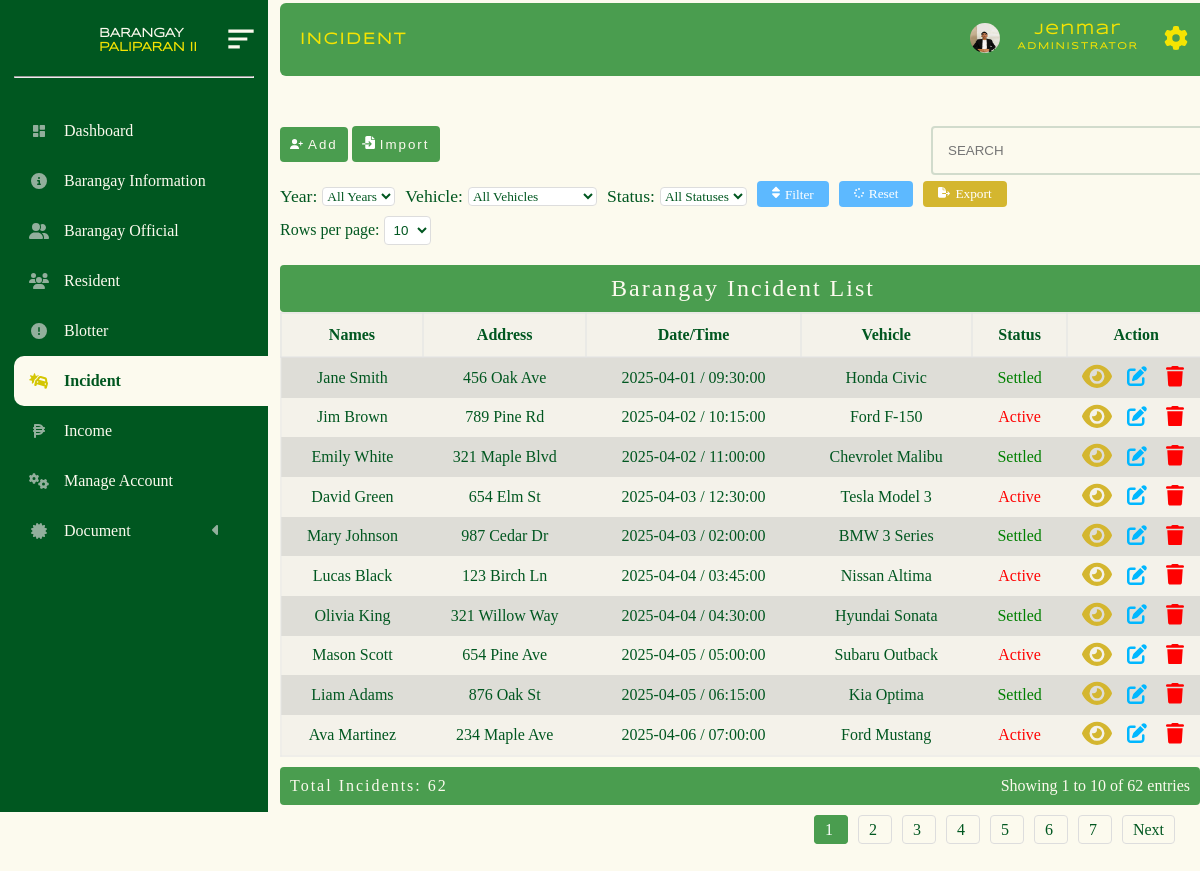
Screenshot of /administrator/admin_panel/incident.php (signed in) with the database file from the repository.
### tables this page shows
CREATE TABLE `barangay_incident` (
  `id` bigint(20) NOT NULL,
  `date` date NOT NULL,
  `time` time NOT NULL,
  `name_involve` varchar(200) NOT NULL,
  `address` varchar(200) NOT NULL,
  `vehicle` varchar(200) NOT NULL,
  `license` varchar(200) NOT NULL,
  `plate_no` varchar(200) NOT NULL,
  `cause_incident` varchar(200) NOT NULL,
  `status` varchar(200) NOT NULL
);

### administrator/admin_panel/incident_folder/incident.php (the view, shortened to what this page needs)
<!DOCTYPE html>
<html lang="en">
<head>
</head>
<body>
<?php
require("../../database/conn_db.php");
$name_filter = isset($_GET['name_filter']) ? $_GET['name_filter'] : '';
$year_filter = isset($_GET['year_filter']) ? $_GET['year_filter'] : '';
$status_filter = isset($_GET['status_filter']) ? $_GET['status_filter'] : '';
$vehicle_filter = isset($_GET['vehicle_filter']) ? $_GET['vehicle_filter'] : '';
$page = isset($_GET['page']) ? max(1, (int)$_GET['page']) : 1;
$limit = isset($_GET['limit']) ? max(1, (int)$_GET['limit']) : 10;
$offset = ($page - 1) * $limit;
$whereClause = [];
$params = [];
$types = '';
$whereSQL = !empty($whereClause) ? 'WHERE ' . implode(' AND ', $whereClause) : '';
$countQuery = "SELECT COUNT(*) AS total FROM barangay_incident $whereSQL";
$countStmt = $conn->prepare($countQuery);
$countStmt->execute();
$countResult = $countStmt->get_result();
$totalRows = $countResult->fetch_assoc()['total'];
$totalPages = max(1, ceil($totalRows / $limit));
$startRow = ($page - 1) * $limit + 1;
$endRow = min($page * $limit, $totalRows);
$sql = "SELECT * FROM barangay_incident $whereSQL ORDER BY id DESC LIMIT ? OFFSET ?";
$stmt = $conn->prepare($sql);
if (!empty($params)) {
    $params[] = $limit;
    $params[] = $offset;
    $types .= 'ii';
    $stmt->bind_param($types, ...$params);
} else {
    $stmt->bind_param('ii', $limit, $offset);
}
$stmt->execute();
$result = $stmt->get_result();
if ($result->num_rows > 0) {?>
    <div class="limit-selector">
        <form method="GET" action="" class="filter-form">
            <div class="filter-group">
                <label for="year_filter">Year:</label>
                <select name="year_filter" id="year_filter">
                    <option value="">All Years</option>
                </select>
            </div>
            <div class="filter-group">
                <label for="vehicle_filter">Vehicle:</label>
                <select name="vehicle_filter" id="vehicle_filter">
                    <option value="">All Vehicles</option>
                </select>
            </div>
            <div class="filter-group">
                <label for="status_filter">Status:</label>
                <select name="status_filter" id="status_filter">
                    <option value="">All Statuses</option>
                </select>
            </div>
            <button type="submit" class="filter-btn">Filter</button>
            <button type="button" class="reset-btn" onclick="window.location.href='?page=1&limit=<?php echo $limit; ?>'">Reset</button>
            <button type="button" class="export-btn" id="export-btn">Export</button>
        </form>
        <form method="GET" action="">
            <label for="limit">Rows per page:</label>
            <select name="limit" id="limit" onchange="this.form.submit()">
                <option value="10" <?php if ($limit == 10) echo 'selected'; ?>>10</option>
            </select>
        </form>
    </div>
    <table>
        <caption>Barangay Incident List</caption>
        <tr>
            <th>Names</th>
            <th>Address</th>
            <th>Date/Time</th>
            <th>Vehicle</th>
            <th>Status</th>
            <th>Action</th>
        </tr>
        <?php
        while ($row = $result->fetch_assoc()) {
            $date = $row ["date"];
            $time = $row ["time"];
            $name_involve = $row ["name_involve"];
            $address = $row ["address"];
            $vehicle = $row ["vehicle"];
            $status = $row ["status"];
        ?>
            <tr class="table_hover">
                <td><?php echo $name_involve ?></td>
                <td><?php echo $address ?></td>
                <td><?php echo $date . " / " . $time ?></td>
                <td><?php echo $vehicle ?></td>
                <td><?php
                    if($status == "Active"){
                        echo "<p style='color:red;'>Active</p>";
                    }elseif($status == "Settled"){
                        echo "<p style='color:green;'>Settled</p>";
                    }
                    elseif($status == "Schedule"){
                        echo "<p style='color:orange;'>Schedule</p>";
                    }
                ?></td>
                <td>
                    <div id="form_up_del_official">
                        <button id="view_resident_btn" class="view_btn" data-id=<?php echo $row["id"] ?>>
                        </button>
                        <button id="update_official_btn" class="update_btn" data-id=<?php echo $row["id"] ?>>
                        </button>
                        <button id="delete_official_btn" class="delete_btn_blotter" data-id=<?php echo $row["id"] ?>>
                        </button>
                    </div>
                </td>
            </tr>
        <?php } ?>
    </table>
    <div class="table-footer">
        <div class="total-count">Total Incidents: <?php echo $totalRows; ?></div>
        <div class="pagination-info">
            Showing <?php echo $startRow; ?> to <?php echo $endRow; ?> of <?php echo $totalRows; ?> entries
        </div>
    </div>
    <div class="pagination">
        <?php for ($i = 1; $i <= $totalPages; $i++): ?>
            <a href="?page=<?php echo $i; ?>&limit=<?php echo $limit; ?>&name_filter=<?php echo urlencode($name_filter); ?>&year_filter=<?php echo urlencode($year_filter); ?>&status_filter=<?php echo urlencode($status_filter); ?>&vehicle_filter=<?php echo urlencode($vehicle_filter); ?>"
               class="<?php echo $i == $page ? 'active' : ''; ?>">
                <?php echo $i; ?>
            </a>
        <?php endfor; ?>
        <?php if ($page < $totalPages): ?>
            <a href="?page=<?php echo $page + 1; ?>&limit=<?php echo $limit; ?>&name_filter=<?php echo urlencode($name_filter); ?>&year_filter=<?php echo urlencode($year_filter); ?>&status_filter=<?php echo urlencode($status_filter); ?>&vehicle_filter=<?php echo urlencode($vehicle_filter); ?>">Next</a>
        <?php endif; ?>
    </div>
<?php
}
?>
        <?php include("update_temp.php");?>
        <?php include('view_temp.php')?>
</body>
</html>

### administrator/admin_panel/style.css/mian.stylecss.css (style rules this page uses)
* { margin: 0px; padding: 0px; box-sizing: content-box; list-style-type: none ; }
html { scroll-behavior: smooth; }
:root { --bg-color: #FCFAEE; --2nd-bg-color:#4A9D4f; --sub-bg-color: #005720 ; --1st-text-color: #005720 ; --2nd-text-color: rgb(53, 53, 53); --3rd-text-color: #FCFAEE; --btn-color: #F5E402; --other-color :rgb(0, 183, 255); }
body { background-color: var(--bg-color); position: relative; min-height: 100%; width: 100%; overflow: scroll; overflow-x: hidden; }

### administrator/admin_panel/style.css/brgy_incident.css (style rules this page uses)
* { margin: 0px; padding: 0px; box-sizing: content-box; list-style-type: none ; }
:root { --bg-color: #FCFAEE; --2nd-bg-color:#4A9D4f; --sub-bg-color: #005720 ; --1st-text-color: #005720 ; --2nd-text-color: rgb(53, 53, 53); --3rd-text-color: #FCFAEE; --btn-color: #d4b62f; --other-color :rgb(0, 183, 255); }
body { background-color: var(--bg-color); background-repeat: no-repeat; background-size: cover; }
table { border: 2px solid rgba(228, 228, 228, 0.39); margin-left: 0px; margin-top: 10px; background-color: rgba(226, 226, 226, 0.322); width: 77vw; border-collapse: collapse; transition: all 0.5s ease; border-radius:4px; font-family: "sub_text"; color: var(--1st-text-color); }
table td { padding: 5px; text-align: center; }
table th { border: 2px solid rgba(226, 226, 226, 0.562); padding: 12px; }
table tr:nth-child(even) { background-color: #a7a5a548; }
caption { font-size: 2vw; letter-spacing: 2px; background-color: var(--2nd-bg-color); padding-bottom: 10px; padding-top: 10px; color: var(--bg-color); border-radius: 4px; }
.pagination { margin: 0px 0; float: right; margin-right: 0px; padding-bottom: 60px; margin-left: 20px; }
.pagination a { margin: 0 5px; padding: 5px 10px; text-decoration: none; color: var(--1st-text-color); border: 1px solid #ddd; border-radius: 4px; line-height: 50px; }
.pagination a.active { background-color: var(--2nd-bg-color); color: white; border: 1px solid var(--2nd-bg-color); }
.limit-selector { margin-top:20px; margin-left: 0px; color: #005720; font-family: "sub_text"; transition: all 0.5s ease; }
.limit-selector label { font-size: 1rem; }
.limit-selector select { padding: 5px; border-radius: 4px; border: 1px solid #ddd; width: max-content; color: #005720; height: max-content; background-color: white; margin-top: 0px; }
#form_up_del_official { display: flex; justify-content:space-evenly ; align-items: center; }
#update_official_btn { color: var(--bg-color); cursor: pointer; padding: 3px 5px 3px 5px; background-color: transparent; border-radius: 4px; font-size: 0.9rem; outline: none; border: none; }
#update_official_btn svg { width: 20px; fill: var(--other-color); }
#delete_official_btn { color: var(--bg-color); cursor: pointer; padding: 3px 5px 3px 5px; background-color: transparent; border-radius: 4px; border: 1px solid rgb(197, 197, 197); outline: none; border: none; font-size: 0.9rem; }
#delete_official_btn svg { width: 18px; fill: red; }
#view_resident_btn { color: var(--bg-color); cursor: pointer; background-color:transparent; border-radius: 4px; border: 1px solid rgb(197, 197, 197); outline: none; border: none; font-size: 0.9rem; width: 30px; }
#view_resident_btn svg { fill: #d4b62f; }

### administrator/admin_panel/incident_folder/brgy_incident_upd.css (style rules this page uses)
* { margin: 0px; padding: 0px; box-sizing: content-box; list-style-type: none ; }
html { scroll-behavior: smooth; }
:root { --bg-color:#FCFAEE; --2nd-bg-color:#4A9D4f; --sub-bg-color: #005720 ; --1st-text-color: #005720 ; --2nd-text-color: rgb(53, 53, 53); --3rd-text-color: #FCFAEE; --btn-color: #F5E402; --other-color :rgb(0, 183, 255); }
body { background-color: var(--bg-color); background-repeat: no-repeat; background-size: cover; }
form { padding: 0px; }
form input, select { width: 210px; height: 20px; padding: 5px 5px 5px 10px; margin-top: 0px ; margin-bottom: 10px; border-radius: 4px; border: none; color: #4A9D4f; border: 1px solid #005720; }
form label { font-size: 1.2rem; font-family: "sub_text"; color: #005720; }

### administrator/admin_panel/incident_folder/import_temp.php (style rules this page uses)
* { margin: 0px; padding: 0px; box-sizing: content-box; list-style-type: none; }
:root { --bg-color: #FCFAEE; --2nd-bg-color: #4A9D4f; --sub-bg-color: #005720; --1st-text-color: #005720; --2nd-text-color: rgb(53, 53, 53); --3rd-text-color: #FCFAEE; --btn-color: #d4b62f; --other-color: rgb(0, 183, 255); }

### rows the page displays
barangay_incident: name_involve "Jane Smith", address "456 Oak Ave", date "2025-04-01", time "09:30:00", vehicle "Honda Civic", status "Settled"
barangay_incident: name_involve "Jim Brown", address "789 Pine Rd", date "2025-04-02", time "10:15:00", vehicle "Ford F-150", status "Active"
barangay_incident: name_involve "Emily White", address "321 Maple Blvd", date "2025-04-02", time "11:00:00", vehicle "Chevrolet Malibu", status "Settled"
barangay_incident: name_involve "David Green", address "654 Elm St", date "2025-04-03", time "12:30:00", vehicle "Tesla Model 3", status "Active"
barangay_incident: name_involve "Mary Johnson", address "987 Cedar Dr", date "2025-04-03", time "02:00:00", vehicle "BMW 3 Series", status "Settled"
barangay_incident: name_involve "Lucas Black", address "123 Birch Ln", date "2025-04-04", time "03:45:00", vehicle "Nissan Altima", status "Active"
barangay_incident: name_involve "Olivia King", address "321 Willow Way", date "2025-04-04", time "04:30:00", vehicle "Hyundai Sonata", status "Settled"
barangay_incident: name_involve "Mason Scott", address "654 Pine Ave", date "2025-04-05", time "05:00:00", vehicle "Subaru Outback", status "Active"
barangay_incident: name_involve "Liam Adams", address "876 Oak St", date "2025-04-05", time "06:15:00", vehicle "Kia Optima", status "Settled"
barangay_incident: name_involve "Ava Martinez", address "234 Maple Ave", date "2025-04-06", time "07:00:00", vehicle "Ford Mustang", status "Active"

### other values shown
$totalRows "62"
$startRow "1"
$endRow "10"
